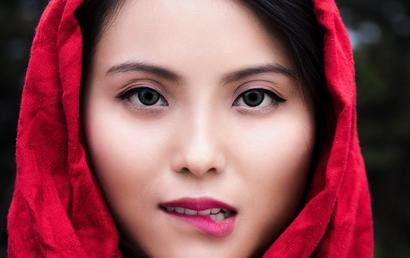
#> input picture Lab4/girl3.jpg, 410 x 258 px
$ python TH12.py
#> lines starting #> are read from the running program, lines starting #| are printed output that depends on the picture
# TH12.py - Bai toan CNN (Khong dung TensorFlow)
import numpy as np
import matplotlib.pyplot as plt
from PIL import Image

# ================== TẠO ẢNH MẪU NẾU KHÔNG CÓ FILE ==================
try:
    image = np.array(Image.open('girl3.jpg').convert('L'))  # Chuyển sang grayscale
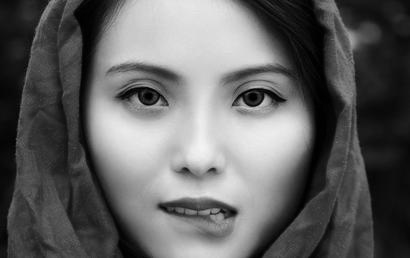
#> image: shape (258, 410); min 0, max 243, mean 97.8
    print("✅ Đã load girl3.jpg")
except:
    print("⚠️ Không tìm thấy girl3.jpg → Tạo ảnh mẫu")
    # Tạo ảnh grayscale mẫu
    x = np.linspace(-5, 5, 300)
    y = np.linspace(-5, 5, 300)
    X, Y = np.meshgrid(x, y)
    image = (np.sin(X**2 + Y**2) * 100 + 128).astype(np.uint8)

print("Shape ảnh:", image.shape)
#| Shape ảnh: (258, 410)

# Hiển thị ảnh gốc
plt.figure(figsize=(6, 6))
plt.imshow(image, cmap='gray')
plt.axis('off')
plt.title('Original Gray Scale Image')
plt.show()

# ====================== KERNEL (Edge Detection) ======================
kernel = np.array([[-1, -1, -1],
                   [-1,  8, -1],
                   [-1, -1, -1]])

# ====================== CONVOLUTION ======================
def convolution_2d(img, kernel):
    h, w = img.shape
#> h = 258; w = 410
    kh, kw = kernel.shape
    pad = kh // 2
    output = np.zeros_like(img, dtype=float)

    for i in range(pad, h - pad):
        for j in range(pad, w - pad):
            patch = img[i-pad:i+pad+1, j-pad:j+pad+1]
            output[i, j] = np.sum(patch * kernel)
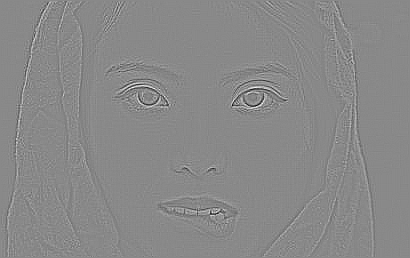
#> output: shape (258, 410) float64; min -454, max 390, mean 0; drawn with min black and max white
    return output

# Thực hiện Convolution
image_conv = convolution_2d(image.astype(float), kernel)

# ====================== ReLU ======================
image_relu = np.maximum(image_conv, 0)
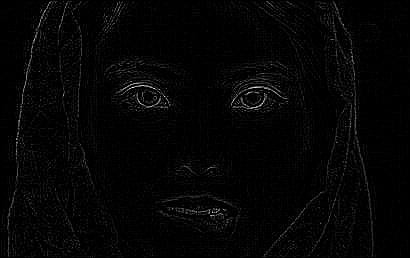
#> image_relu: shape (258, 410) float64; min 0, max 390, mean 7.4; drawn with min black and max white

# ====================== MAX POOLING ======================
def max_pooling(img, size=2, stride=2):
#> called with size = 2, stride = 2
    h, w = img.shape
#> h = 258; w = 410
    out_h = (h - size) // stride + 1
#> out_h = 129
    out_w = (w - size) // stride + 1
#> out_w = 205
    pooled = np.zeros((out_h, out_w))

    for i in range(0, h - size + 1, stride):
        for j in range(0, w - size + 1, stride):
            pooled[i//stride, j//stride] = np.max(img[i:i+size, j:j+size])
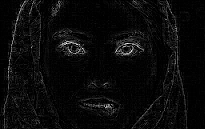
#> pooled: shape (129, 205) float64; min 0, max 390, mean 16.5; drawn with min black and max white
    return pooled

image_pool = max_pooling(image_relu)

# ====================== HIỂN THỊ KẾT QUẢ ======================
plt.figure(figsize=(15, 5))

plt.subplot(1, 3, 1)
plt.imshow(image_conv, cmap='gray')
plt.axis('off')
plt.title('Convolution')

plt.subplot(1, 3, 2)
plt.imshow(image_relu, cmap='gray')
plt.axis('off')
plt.title('ReLU Activation')

plt.subplot(1, 3, 3)
plt.imshow(image_pool, cmap='gray')
plt.axis('off')
plt.title('Max Pooling')

plt.tight_layout()
plt.show()

print("✅ Hoàn thành TH12 (không dùng TensorFlow)")
